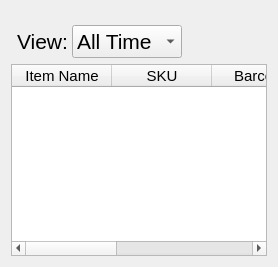
               <widget class="QWidget" name="top_products_tab">
                <attribute name="title">
                 <string>Top Products</string>
                </attribute>
                <layout class="QGridLayout" name="gridLayout_22">
                 <item row="0" column="0">
                  <layout class="QGridLayout" name="gridLayout_21">
                   <item row="1" column="0">
                    <widget class="QTableWidget" name="top_products_table">
                     <property name="font">
                      <font>
                       <pointsize>12</pointsize>
                      </font>
                     </property>
                     <column>
                      <property name="text">
                       <string>Item Name</string>
                      </property>
                      <property name="font">
                       <font>
                        <pointsize>11</pointsize>
                        <fontweight>DemiBold</fontweight>
                       </font>
                      </property>
                     </column>
                     <column>
                      <property name="text">
                       <string>SKU</string>
                      </property>
                      <property name="font">
                       <font>
                        <pointsize>11</pointsize>
                        <fontweight>DemiBold</fontweight>
                       </font>
                      </property>
                     </column>
                     <column>
                      <property name="text">
                       <string>Barcode</string>
                      </property>
                      <property name="font">
                       <font>
                        <pointsize>11</pointsize>
                        <fontweight>DemiBold</fontweight>
                       </font>
                      </property>
                     </column>
                     <column>
                      <property name="text">
                       <string>Quantity Sold</string>
                      </property>
                      <property name="font">
                       <font>
                        <pointsize>11</pointsize>
                        <fontweight>DemiBold</fontweight>
                       </font>
                      </property>
                     </column>
                     <column>
                      <property name="text">
                       <string>Total Revenue</string>
                      </property>
                      <property name="font">
                       <font>
                        <pointsize>11</pointsize>
                        <fontweight>DemiBold</fontweight>
                       </font>
                      </property>
                     </column>
                    </widget>
                   </item>
                   <item row="0" column="0">
                    <layout class="QHBoxLayout" name="horizontalLayout_21">
                     <property name="spacing">
                      <number>4</number>
                     </property>
                     <property name="leftMargin">
                      <number>6</number>
                     </property>
                     <property name="topMargin">
                      <number>14</number>
                     </property>
                     <property name="rightMargin">
                      <number>4</number>
                     </property>
                     <item>
                      <layout class="QHBoxLayout" name="horizontalLayout_22">
                       <item>
                        <widget class="QLabel" name="view_prodcuts_lbl">
                         <property name="font">
                          <font>
                           <pointsize>16</pointsize>
                          </font>
                         </property>
                         <property name="text">
                          <string>View:</string>
                         </property>
                        </widget>
                       </item>
                       <item>
                        <widget class="QComboBox" name="filter_products_comboBox">
                         <property name="minimumSize">
                          <size>
                           <width>110</width>
                           <height>0</height>
                          </size>
                         </property>
                         <property name="font">
                          <font>
                           <pointsize>16</pointsize>
                          </font>
                         </property>
                         <item>
                          <property name="text">
                           <string>All Time</string>
                          </property>
                         </item>
                         <item>
                          <property name="text">
                           <string>Daily</string>
                          </property>
                         </item>
                         <item>
                          <property name="text">
                           <string>Weekly</string>
                          </property>
                         </item>
                         <item>
                          <property name="text">
                           <string>Monthly</string>
                          </property>
                         </item>
                         <item>
                          <property name="text">
                           <string>Yearly</string>
                          </property>
                         </item>
                        </widget>
                       </item>
                      </layout>
                     </item>
                     <item>
                      <spacer name="horizontalSpacer_7">
                       <property name="orientation">
                        <enum>Qt::Orientation::Horizontal</enum>
                       </property>
                       <property name="sizeHint" stdset="0">
                        <size>
                         <width>40</width>
                         <height>20</height>
                        </size>
                       </property>
                      </spacer>
                     </item>
                    </layout>
                   </item>
                  </layout>
                 </item>
                </layout>
               </widget>
